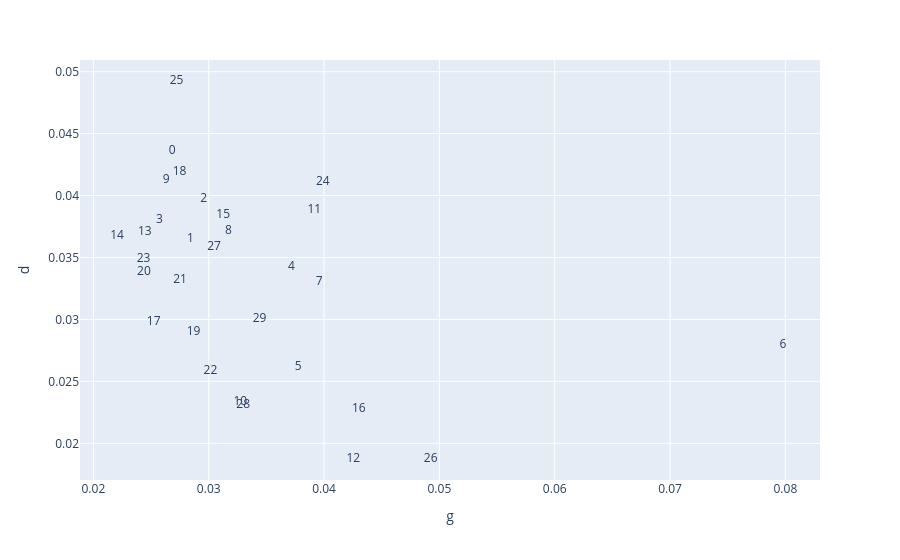

Notebook cell for this chart:
### Code cell
px.scatter(
    AUTHORS.reset_index(),
    x='g',
    y='d',
    hover_name='topterms',
    text='topic_id'
).update_traces(mode='text')

### Figure 1 — Plotly figure (JSON) as saved in the notebook; plotly's stock layout.template omitted (floating-point values rounded to 4 significant figures)
{"data": [{"hovertemplate": "<b>%{hovertext}</b><br><br>g=%{x}<br>d=%{y}<br>topic_id=%{text}<extra></extra>", "hovertext": ["thing question things story course idea death sure matter body", "hands dear man mr glass madam face hand eyes shoulder", "lady tuppence tone boy people gentleman did time ha hand", "time room house way day morning breakfast door hour night", "time mind subject conversation place days death evening earth knowledge", "heart world man promise honour lady thought thoughts silence emotion", "life heart affection friend death friends love circumstances time good", "father wife daughter man way day house castle time family", "man time thou help way money house years address place", "matter oh time news night fellow world morning case letter", "hand eyes silence moment fancy heart eye mean words music", "night day man friend morrow chance life way kind time", "door hall chamber room mind castle case stair night steps", "house time way man son servants friend treasure table care", "end away man cab thats time pocket month bye sailor", "door room man passage stairs time key window night steps", "voice woods mountains road scene light moon distance trees sound", "word evening place way night picture morning heart house moor", "hand dont room face maamselle morning paper arm hold bed", "note house servant horse time man thoughtfully girl language things", "chair room letter place papers case table voice father man", "child time ah lady house mistress door power business gentleman", "man eyes lord pleasure glance tell wish heart passion lips", "look mind time train opinion morning dog sea point night", "eyes head face man lips hand hair figure moment arms", "yes right mother words girl sir moment oh grave ill", "night voice eyes carriage chamber countenance apartment tears castle morning", "room work door bed tm bedroom coffee way table terms", "light hour darkness sun time wind face life river point", "sir man pray country mind day way sake courage power"], "legendgroup": "", "marker": {"color": "#636efa", "symbol": "circle"}, "mode": "text", "name": "", "orientation": "v", "showlegend": false, "text": [0.0, 1.0, 2.0, 3.0, 4.0, 5.0, 6.0, 7.0, 8.0, 9.0, 10.0, 11.0, 12.0, 13.0, 14.0, 15.0, 16.0, 17.0, 18.0, 19.0, 20.0, 21.0, 22.0, 23.0, 24.0, 25.0, 26.0, 27.0, 28.0, 29.0], "type": "scatter", "x": [0.02682, 0.02842, 0.02955, 0.02572, 0.03716, 0.03777, 0.07979, 0.03958, 0.0317, 0.02631, 0.03274, 0.03915, 0.04254, 0.02445, 0.02205, 0.03126, 0.04302, 0.02523, 0.02747, 0.02868, 0.02438, 0.02751, 0.03015, 0.02434, 0.0399, 0.02722, 0.04925, 0.03046, 0.03299, 0.03441], "xaxis": "x", "y": [0.04362, 0.03647, 0.03969, 0.038, 0.0342, 0.02618, 0.02798, 0.03305, 0.03714, 0.04125, 0.0233, 0.03884, 0.01874, 0.03707, 0.03677, 0.03847, 0.02275, 0.02978, 0.04193, 0.02898, 0.03382, 0.03317, 0.02581, 0.03487, 0.04106, 0.04925, 0.01877, 0.03585, 0.02313, 0.03005], "yaxis": "y"}], "layout": {"legend": {"tracegroupgap": 0}, "margin": {"t": 60}, "xaxis": {"anchor": "y", "domain": [0, 1], "title": {"text": "g"}}, "yaxis": {"anchor": "x", "domain": [0, 1], "title": {"text": "d"}}}}
